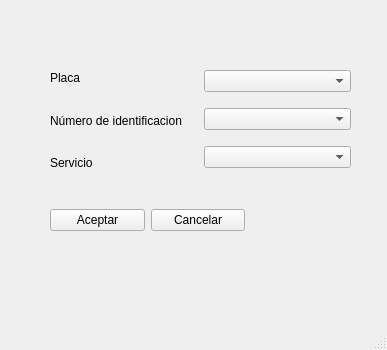
<?xml version="1.0" encoding="UTF-8"?>
<ui version="4.0">
 <class>Crear_Factura</class>
 <widget class="QMainWindow" name="Crear_Factura">
  <property name="geometry">
   <rect>
    <x>0</x>
    <y>0</y>
    <width>387</width>
    <height>350</height>
   </rect>
  </property>
  <property name="windowTitle">
   <string>MainWindow</string>
  </property>
  <widget class="QWidget" name="centralwidget">
   <widget class="QWidget" name="horizontalLayoutWidget">
    <property name="geometry">
     <rect>
      <x>50</x>
      <y>60</y>
      <width>301</width>
      <height>121</height>
     </rect>
    </property>
    <layout class="QHBoxLayout" name="horizontalLayout">
     <item>
      <layout class="QVBoxLayout" name="verticalLayout">
       <item>
        <widget class="QLabel" name="label_Placa">
         <property name="text">
          <string>Placa</string>
         </property>
        </widget>
       </item>
       <item>
        <widget class="QLabel" name="label_NoID">
         <property name="text">
          <string>Número de identificacion</string>
         </property>
        </widget>
       </item>
       <item>
        <widget class="QLabel" name="label_Service">
         <property name="text">
          <string>Servicio</string>
         </property>
        </widget>
       </item>
      </layout>
     </item>
     <item>
      <layout class="QVBoxLayout" name="verticalLayout_2">
       <item>
        <widget class="QComboBox" name="PLATE"/>
       </item>
       <item>
        <widget class="QComboBox" name="NOID"/>
       </item>
       <item>
        <widget class="QComboBox" name="SERVICE"/>
       </item>
      </layout>
     </item>
    </layout>
   </widget>
   <widget class="QWidget" name="horizontalLayoutWidget_2">
    <property name="geometry">
     <rect>
      <x>50</x>
      <y>180</y>
      <width>195</width>
      <height>80</height>
     </rect>
    </property>
    <layout class="QHBoxLayout" name="horizontalLayout_2">
     <item>
      <widget class="QPushButton" name="ButtonOK">
       <property name="text">
        <string>Aceptar</string>
       </property>
      </widget>
     </item>
     <item>
      <widget class="QPushButton" name="ButtonCANCELF">
       <property name="text">
        <string>Cancelar</string>
       </property>
      </widget>
     </item>
    </layout>
   </widget>
  </widget>
  <widget class="QMenuBar" name="menubar">
   <property name="geometry">
    <rect>
     <x>0</x>
     <y>0</y>
     <width>387</width>
     <height>26</height>
    </rect>
   </property>
  </widget>
  <widget class="QStatusBar" name="statusbar"/>
 </widget>
 <resources/>
 <connections/>
</ui>
